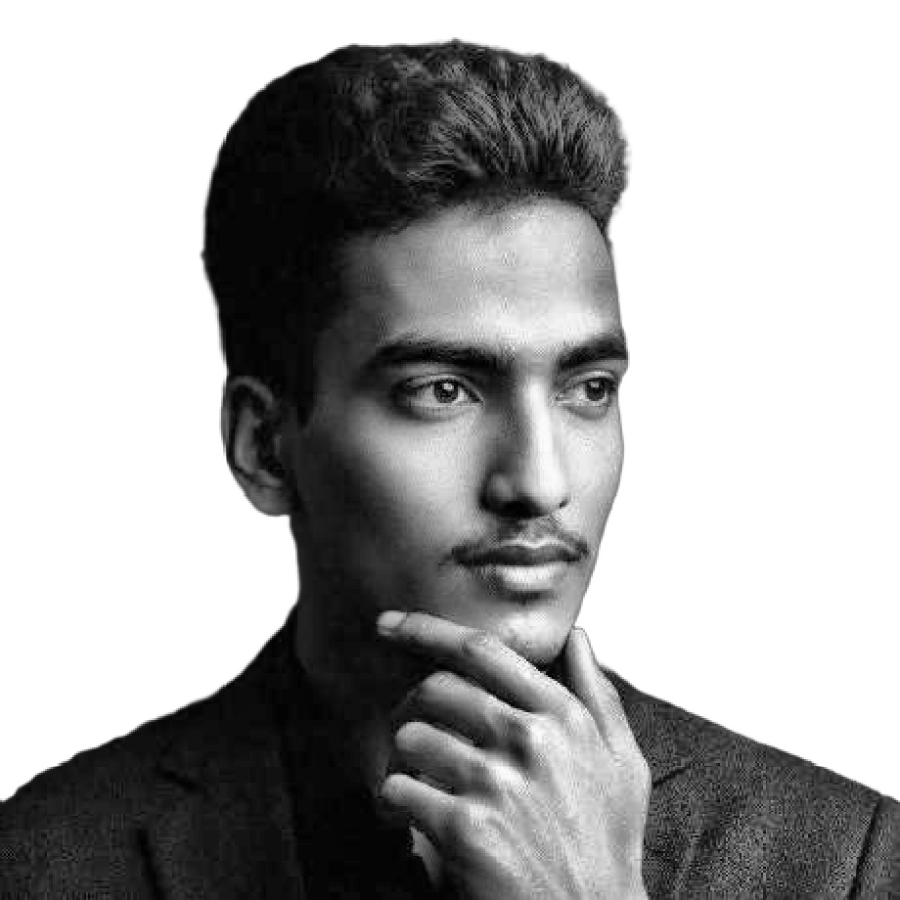
#> input picture source-prepped.png, 900 x 900 px, found by its file name
$ python make_ascii_svg.py
#> lines starting #> are read from the running program, lines starting #| are printed output that depends on the picture
#> in main, image is the input picture: PIL image 900x900 RGBA; mean R, G, B, A 39.4, 39.4, 39.4, 124.9
from pathlib import Path
from PIL import Image

INPUT = Path("source-prepped.png")
OUTPUT = Path("hxni-ascii.svg")

# Dark → bright character density
RAMP = " .:-=+*cs#%@"

# SVG dimensions
WIDTH = 800
HEIGHT = 800

# Character size
CHAR_WIDTH = 7
CHAR_HEIGHT = 12

# Theme
BG = "#0d0d0d"
GOLD = "#EBE1DF"
BORDER = "#3a3a3a"


def brightness_to_char(value):
    """Convert brightness 0-255 into an ASCII character."""
    index = int(value / 256 * len(RAMP))

    if index >= len(RAMP):
        index = len(RAMP) - 1

    return RAMP[index]


def image_to_ascii(image):
    """Convert image pixels into ASCII characters."""

    image = image.convert("L")
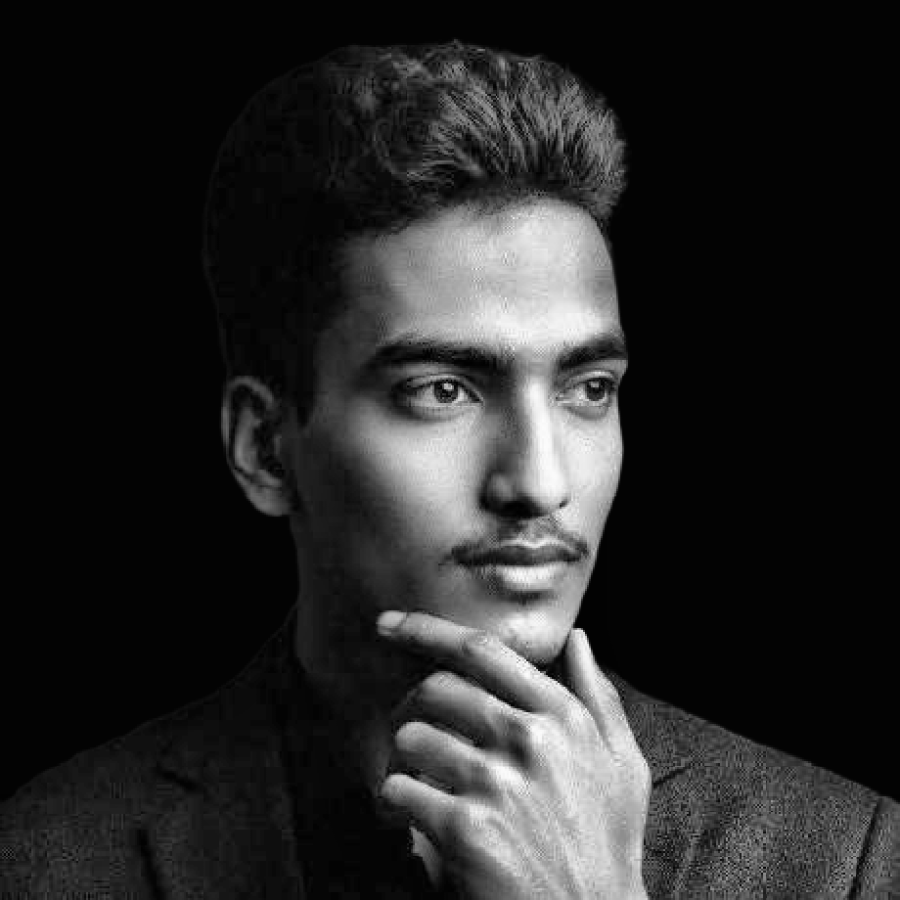
#> image: PIL image 900x900 L; min 0, max 254, mean 39.4

    # Keep the ASCII output reasonably sized
    target_width = 110

    aspect_ratio = image.height / image.width
#> aspect_ratio = 1

    # Characters are taller than they are wide,
    # so compensate for terminal character proportions.
    target_height = int(target_width * aspect_ratio * 0.5)
#> target_height = 55

    image = image.resize(
        (target_width, target_height)
    )
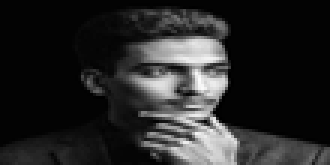
#> image: PIL image 110x55 L (shown 3 times larger); min 0, max 252, mean 39.4

    pixels = image.load()

    lines = []

    for y in range(target_height):
        line = []

        for x in range(target_width):
            brightness = pixels[x, y]

            char = brightness_to_char(brightness)

            line.append(char)

        lines.append("".join(line))
#| Generated 55 ASCII lines.

    return lines


def escape_xml(text):
    """Escape text so it is safe inside SVG."""
    return (
        text
        .replace("&", "&amp;")
        .replace("<", "&lt;")
        .replace(">", "&gt;")
    )


def create_svg(lines):

    line_height = 12

    top_padding = 80

    content_height = len(lines) * line_height

    svg_height = max(
        HEIGHT,
        content_height + top_padding + 40
    )

    svg_width = WIDTH

    svg_lines = []

    for i, line in enumerate(lines):

        y = top_padding + (i * line_height)

        safe_line = escape_xml(line)

        delay = i * 0.025

        svg_lines.append(
            f"""
            <text
                x="40"
                y="{y}"
                class="ascii-line"
                style="animation-delay:{delay:.3f}s"
            >{safe_line}</text>
            """
        )
#> this loop made 55 passes

    ascii_content = "\n".join(svg_lines)

    svg = f"""<?xml version="1.0" encoding="UTF-8"?>

<svg
    xmlns="http://www.w3.org/2000/svg"
    width="{svg_width}"
    height="{svg_height}"
    viewBox="0 0 {svg_width} {svg_height}"
>

    <defs>

        <clipPath id="asciiClip">
            <rect
                x="0"
                y="0"
                width="{svg_width}"
                height="{svg_height}"
            >
                <animate
                    attributeName="width"
                    from="0"
                    to="{svg_width}"
                    dur="2.2s"
                    begin="0s"
                    fill="freeze"
                />
            </rect>
        </clipPath>

        <filter id="glow">
            <feGaussianBlur
                stdDeviation="1.5"
                result="blur"
            />

            <feMerge>
                <feMergeNode in="blur"/>
                <feMergeNode in="SourceGraphic"/>
            </feMerge>
        </filter>

    </defs>

    <rect
        width="100%"
        height="100%"
        rx="28"
        fill="{BG}"
        stroke="{BORDER}"
        stroke-width="2"
    />

    <!-- Terminal header -->

    <circle cx="32" cy="32" r="7" fill="#ff5f57"/>
    <circle cx="56" cy="32" r="7" fill="#febc2e"/>
    <circle cx="80" cy="32" r="7" fill="#28c840"/>

    <text
        x="110"
        y="38"
        fill="#888888"
        font-family="monospace"
        font-size="18"
    >
        SAZIDDEVELOPER
    </text>

    <!-- ASCII portrait -->

    <g
        clip-path="url(#asciiClip)"
        filter="url(#glow)"
    >

        <style>
            .ascii-line {{
                fill: {GOLD};
                font-family: "Courier New", monospace;
                font-size: 11px;
                font-weight: 700;
                white-space: pre;
                opacity: 0;
                animation: fin 0.35s ease-out forwards;
            }}

            @keyframes fin {{
                from {{
                    opacity: 0;
                    transform: translateX(-8px);
                }}

                to {{
                    opacity: 1;
                    transform: translateX(0);
                }}
            }}
        </style>

        {ascii_content}

    </g>

</svg>
"""

    return svg


def main():

    if not INPUT.exists():
        raise FileNotFoundError(
            f"Cannot find {INPUT}"
        )

    print(f"Loading {INPUT}...")

    image = Image.open(INPUT)

    print("Converting portrait to ASCII...")

    lines = image_to_ascii(image)

    print(
        f"Generated {len(lines)} ASCII lines."
    )

    print(
        f"Writing {OUTPUT}..."
    )

    OUTPUT.write_text(
        create_svg(lines),
        encoding="utf-8"
    )

    print("Done!")
    print(f"Created: {OUTPUT}")


if __name__ == "__main__":
    main()
